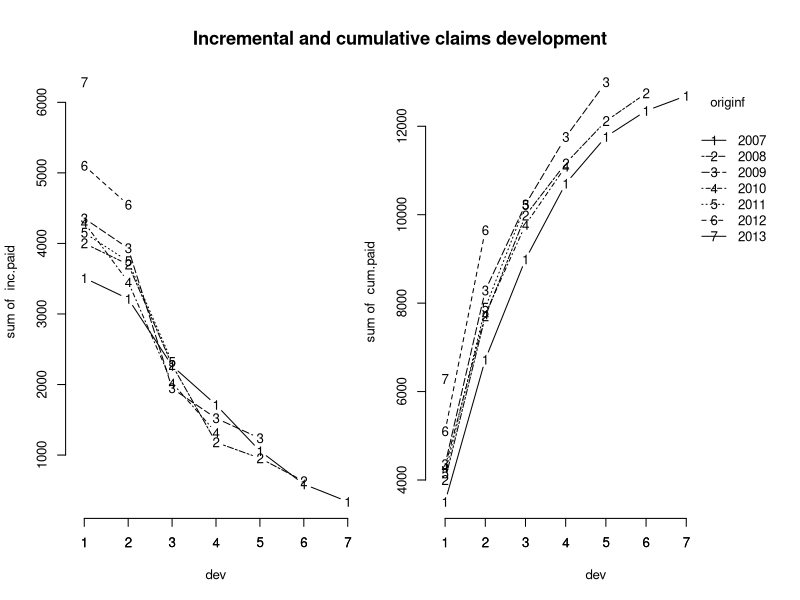
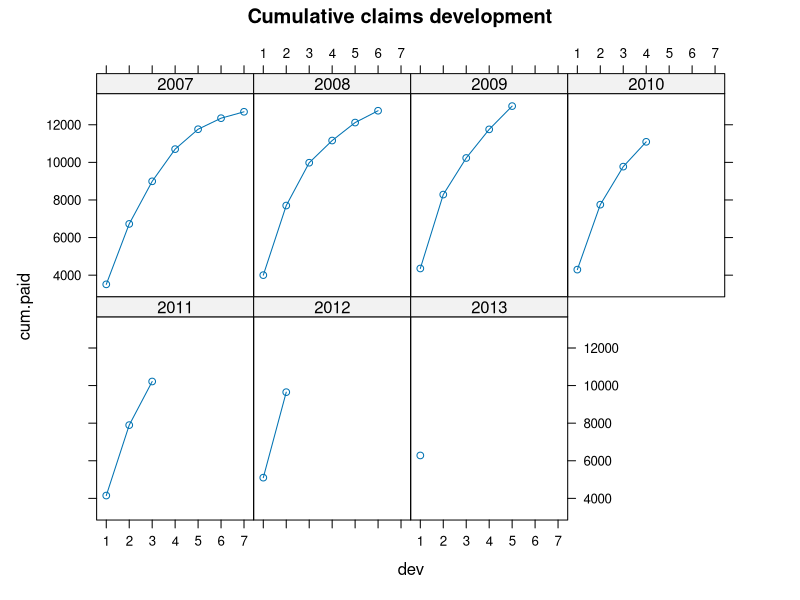

Source code (R) for these figures, in order:
## EST171 - Métodos Computacionais para Análise de Risco
## Código da aula 22 - Ramo Não-Vida (reservas)




## Dados de pagamentos de indenizações - Seguros contra terceiros U.K.
n <- 7
Claims <- data.frame(originf = factor(rep(2007:2013, n:1)),
                     dev = sequence(n:1),
                     inc.paid = c(3511, 3215, 2266, 1712, 1059,  587,
                                   340, 4001, 3702, 2278, 1180,  956,
                                   629, 4355, 3932, 1946, 1522, 1238,
                                  4295, 3455, 2023, 1320, 4150, 3747,
                                  2320, 5102, 4548, 6283))
Claims


## transformando em triângulo de desenvolvimento
(inc.triangle <- with(Claims, {
  M <- matrix(nrow=n, ncol=n,
              dimnames=list(origin=levels(originf), dev=1:n))
  M[cbind(originf, dev)] <- inc.paid
  M
}))




## triângulo acumulado
(cum.triangle <- t(apply(inc.triangle, 1, cumsum)))


## diagonal - pagamentos acumulados de cada período de origem
(latest.paid <- cum.triangle[row(cum.triangle) == n - col(cum.triangle) + 1])


## pagamentos acumulados
Claims$cum.paid <- cum.triangle[with(Claims, cbind(originf, dev))]
head(Claims)



## Gráfico da sequência de pagamentos individuais e acumulados por origem
op <- par(fig=c(0,0.5,0,1), cex=0.8, oma=c(0,0,0,0))
with(Claims, {
  interaction.plot(x.factor=dev, trace.factor=originf, response=inc.paid,
                   fun=sum, type="b", bty='n', legend=FALSE); axis(1, at=1:n)
  par(fig=c(0.45,1,0,1), new=TRUE, cex=0.8, oma=c(0,0,0,0))
  
  interaction.plot(x.factor=dev, trace.factor=originf, response=cum.paid,
                   fun=sum, type="b", bty='n'); axis(1,at=1:n)
  })
mtext("Incremental and cumulative claims development",
      side=3, outer=TRUE, line=-3, cex = 1.1, font=2)
par(op)



## Gráfico dos pagamentos acumulados em painéis
library(lattice)
xyplot(cum.paid ~ dev | originf, data=Claims, t="b", layout=c(4,2),
       as.table=TRUE, main="Cumulative claims development")


## Cálculo de Reservas
## Métodos determinísticos



## fatores de desenvolvimento
f <- sapply( (n-1):1, function(i) {
  sum(cum.triangle[1:i, n-i+1])/sum(cum.triangle[1:i, n-i]) } )


tail <- 1   # último fator de desenvolvimento
(f <- c(f, tail))


## completando o triângulo
full.triangle <- cum.triangle
for(k in 1:(n-1)){
  full.triangle[(n-k+1):n, k+1] <- full.triangle[(n-k+1):n,k]*f[k]
}
full.triangle


## total de pagamentos previstos
(ultimate.paid <- full.triangle[,n])


## fatores de desenvolvimento totais
(ldf <- rev(cumprod(rev(f))))


## proporção de indenizações estimadas
(dev.pattern <- 1/ldf)


## reserva
(reserve <- sum (latest.paid * (ldf - 1)))

sum(ultimate.paid - latest.paid)

